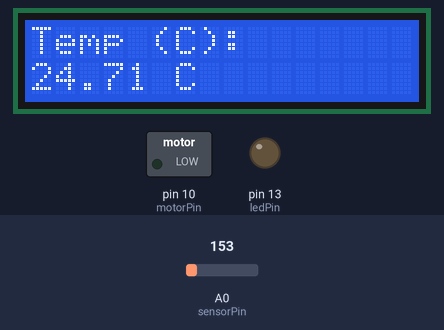
Bench run of a sketch on a simulated Arduino Uno, built with avr-gcc and run on an emulated ATmega328P. On the bench: 16×2 character LCD, switched loads named in the sketch (green lamp = pin HIGH), output pins drawn as LEDs (lit = HIGH). Dashed ring = blinking. The inputs (shaded band) are chosen by the test bench; at power-on: A0 (sensorPin) = 153.

Above: at 1.2 s.
1.3 s: A0 (sensorPin) set to 131
At 2.6 s:
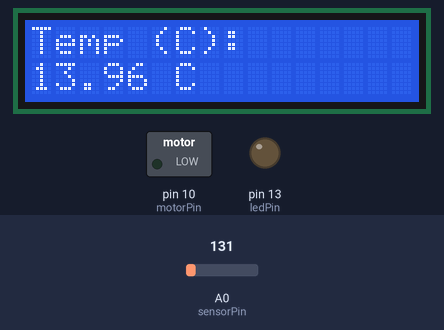
2.9 s: A0 (sensorPin) set to 115
At 3.3 s:
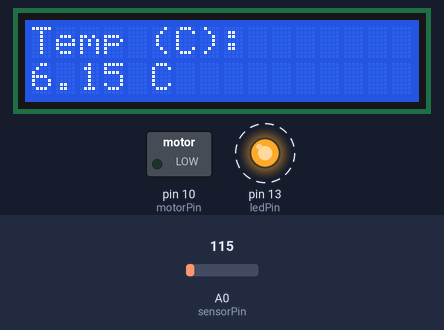
5.9 s: A0 (sensorPin) set to 165
At 6.2 s:
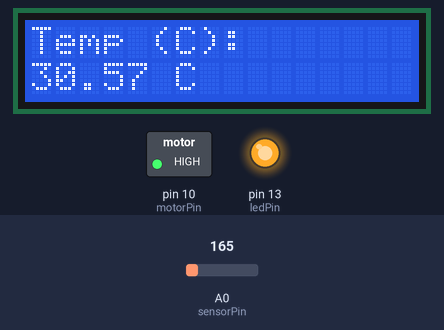
Timing chart, 0 to 8.9 s (numbered marks = the images above; inputs shaded):
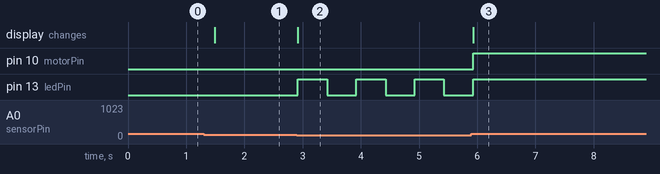

Measured:
- the behaviour switches between 123 and 122 on A0 (sensorPin) (found by bisection; images 1 and 2)
- after the input at 1.3 s, the display: changes after 0.19 s (image 1)
- after the input at 2.9 s, pin 13 (ledPin): alternates HIGH for 0.50 s and LOW for 0.50 s, starting at once; the display: changes at once (image 2)
- after the input at 5.9 s, pin 10 (motorPin): LOW → HIGH at once; pin 13 (ledPin): goes on until 5.9 s, then stays HIGH; the display: changes at once (image 3)

The sketch:

temp_lcd.ino.ino
```cpp
#include <LiquidCrystal.h>

// LCD RS, E, D4, D5, D6, D7
LiquidCrystal lcd_1(12, 11, 5, 4, 3, 2);

// Pines del circuito
const int sensorPin = A0;  // TMP36
const int ledPin = 13;      // LED indicador
const int motorPin = 10;    // Motor (a través de transistor)

float temperatura = 0.0;

void setup() {
  lcd_1.begin(16, 2);
  pinMode(ledPin, OUTPUT);
  pinMode(motorPin, OUTPUT);

  lcd_1.setCursor(0, 0);
  lcd_1.print("Temp (C): ");
}

void loop() {
  // --- Lectura TMP36 ---
  int valor = analogRead(sensorPin);
  float voltaje = valor * (5.0 / 1024.0);
  temperatura = (voltaje - 0.5) * 100.0;

  // --- Mostrar temperatura en LCD ---
  lcd_1.setCursor(0, 1);
  lcd_1.print("                "); // Limpia segunda línea
  lcd_1.setCursor(0, 1);
  lcd_1.print(temperatura);
  lcd_1.print(" C");

  // --- Validaciones ---
  if (temperatura <= 10) {
    // Frío → LED parpadea, motor apagado
    digitalWrite(motorPin, LOW);
    digitalWrite(ledPin, HIGH);
    delay(500);
    digitalWrite(ledPin, LOW);
    delay(500);
  }
  else if (temperatura > 10 && temperatura <= 25) {
    // Temperatura normal → ambos apagados
    digitalWrite(ledPin, LOW);
    digitalWrite(motorPin, LOW);
    delay(200);
  }
  else if (temperatura >= 26) {
    // Calor → ambos encendidos
    digitalWrite(ledPin, HIGH);
    digitalWrite(motorPin, HIGH);
    delay(200);
  }
}
```
